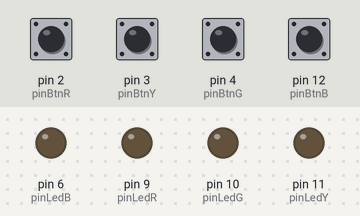
A sketch run on a simulated Arduino Uno, built with avr-gcc and run on an emulated ATmega328P. Parts: output pins drawn as LEDs (lit = HIGH). Inputs (shaded band) come from the test bench; at power-on: pin 2 (pinBtnR), pin 3 (pinBtnY), pin 4 (pinBtnG), pin 12 (pinBtnB) HIGH. What the sketch prints to the serial monitor is not drawn.

Above: at 1.2 s.
1.3 s: pin 2 (pinBtnR) pulled LOW for 0.15 s
At 2.2 s:
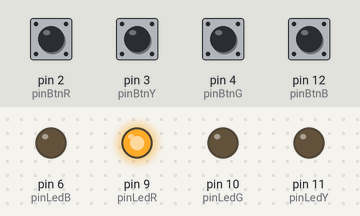
2.9 s: pin 3 (pinBtnY) pulled LOW for 0.15 s
At 3.4 s:
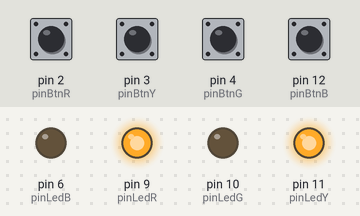
4.5 s: pin 4 (pinBtnG) pulled LOW for 0.15 s
At 5.7 s:
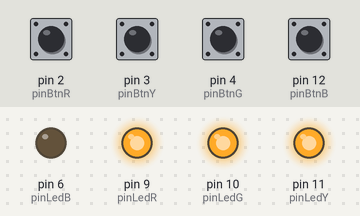
6.1 s: pin 12 (pinBtnB) pulled LOW for 0.15 s
At 7.0 s:
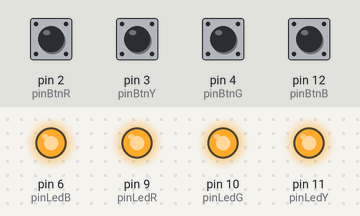
7.7 s: pin 2 (pinBtnR) pulled LOW for 1 s
At 8.2 s:
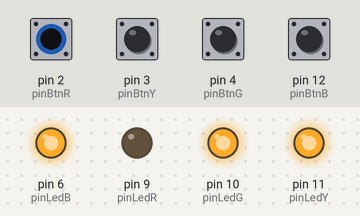
10.2 s: pin 3 (pinBtnY) pulled LOW for 1 s
At 11.3 s:
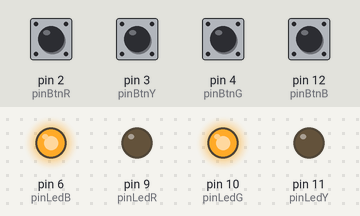
Timing chart, 0 to 13.2 s (numbered marks = the images above; inputs shaded):
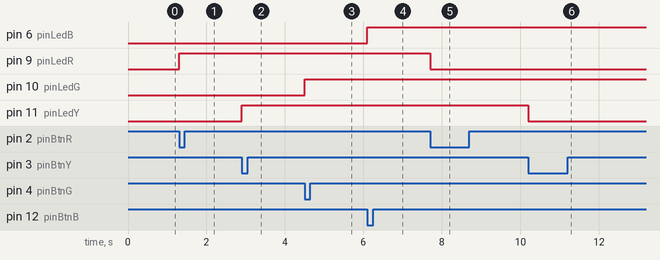

The sketch:

4LS.2.ino
```cpp
#define pinBtnR 2
#define pinBtnY 3
#define pinBtnG 4
#define pinBtnB 12

#define pinLedB 6
#define pinLedR 9
#define pinLedY 11
#define pinLedG 10

#define BTN_NUM 4
int pinBtn[BTN_NUM] = { pinBtnR, pinBtnB, pinBtnY, pinBtnG };
int pinLed[BTN_NUM] = { pinLedR, pinLedB, pinLedY, pinLedG };
bool isLedOn[BTN_NUM] = { false, false, false, false };

void setup() {
  for (int k = 0; k < BTN_NUM; k++) {
    pinMode(pinBtn[k], INPUT_PULLUP);
    pinMode(pinLed[k], OUTPUT);
    LedOff(k);
  }

  Serial.begin(9600);
  Serial.println("started..");
}
void loop() {
  for (int k = 0; k < BTN_NUM; k++) {
    if (digitalRead(pinBtn[k]) == LOW) {
      toggleLed(k);
      while (digitalRead(pinBtn[k]) == LOW)
        delay(50);
    }
  }
}
void toggleLed(int chnl) {
  if (!isLedOn[chnl]) {
    LedON(chnl);
  } else {
    LedOff(chnl);
  }
}
void LedON(int chnl) {
  isLedOn[chnl] = true;
  digitalWrite(pinLed[chnl], HIGH);
}
void LedOff(int chnl) {
  isLedOn[chnl] = false;
  digitalWrite(pinLed[chnl], LOW);
}
```

Measured:
- after the input at 1.3 s, pin 9 (pinLedR): LOW → HIGH at once
- after the input at 2.9 s, pin 11 (pinLedY): LOW → HIGH at once
- after the input at 4.5 s, pin 10 (pinLedG): LOW → HIGH at once
- after the input at 6.1 s, pin 6 (pinLedB): LOW → HIGH at once
- after the input at 7.7 s, pin 9 (pinLedR): HIGH → LOW at once
- after the input at 10.2 s, pin 11 (pinLedY): HIGH → LOW at once
